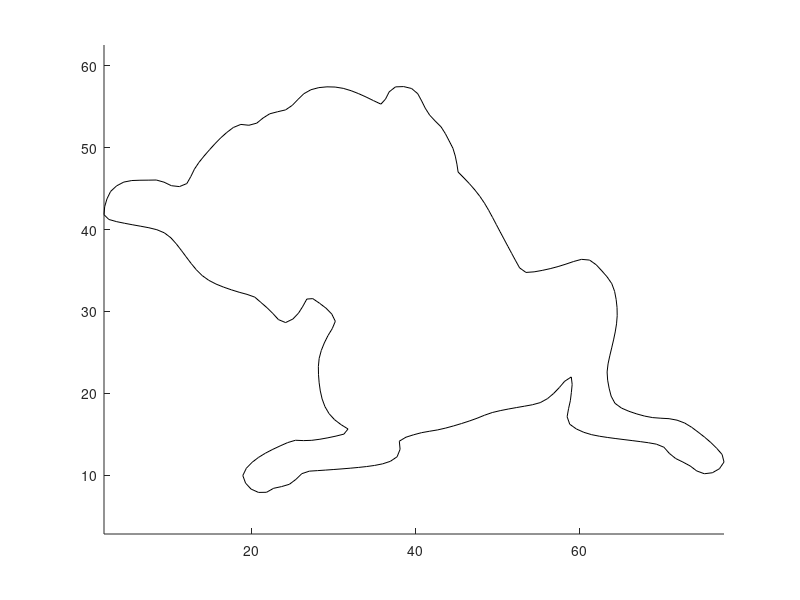

This figure's MATLAB source: (Note: this script raises an error after producing the figure.)
%% QUESTION 04
clear all

BODY = [2.543506267119428,41.23036634519274,0;
3.505001330331024,40.96037259025406,0;
4.484769819333549,40.76033189406336,0;
5.467489102332629,40.57526979844943,0;
6.452046679913503,40.40020933155859,0;
7.435110884816472,40.21710416748068,0;
8.406099958422448,39.97957932844722,0;
9.327198107799587,39.59548930371594,0;
10.12059162226351,38.99140744979458,0;
10.78632087205836,38.24601743668851,0;
11.39801742125075,37.45499076140063,0;
11.99515907557513,36.65285592673028,0;
12.5977350324946,35.85481915535448,0;
13.2337287482448,35.0833603789668,0;
13.94263371980656,34.37918157946489,0;
14.75301772340637,33.79522278312976,0;
15.64068457624817,33.33609977376522,0;
16.56746788755174,32.96100005012137,0;
17.51244689854905,32.63405883513509,0;
18.46725111156536,32.33694586354024,0;
19.43267781368946,32.07664199900496,0;
20.37072923964879,31.74344247819864,0;
21.12551539912118,31.09028837252118,0;
21.88069095425595,30.43498074137882,0;
22.59184144258519,29.73258118185193,0;
23.26568686028661,28.99373956269921,0;
24.1365108504151,28.63229857702219,0;
25.03092668460098,29.0669737632969,0;
25.71768358751771,29.78556450955644,0;
26.25189928056743,30.63079296532071,0;
26.73084140283427,31.50493130658704,0;
27.46095553718361,31.557776219753,0;
28.28692820392864,30.99407766659587,0;
29.08152369269427,30.38771952739657,0;
29.78016134754844,29.67416397775677,0;
30.21502239433801,28.78680581037128,0;
29.84054891278451,27.89586492898793,0;
29.31869496646422,27.04347499632424,0;
28.87205290528066,26.14900035036731,0;
28.49834020288355,25.22184954427841,0;
28.23975224429301,24.25689352301292,0;
28.14199868124274,23.26266873980988,0;
28.15871488793965,22.26306388715687,0;
28.23881426080157,21.26641083235956,0;
28.3788792921064,20.27645697886094,0;
28.60085918922847,19.30187532529953,0;
28.94605492628783,18.36437210084348,0;
29.44986637539868,17.50249428956151,0;
30.12222514693685,16.76462137718999,0;
30.91620671448837,16.15839556030084,0;
31.7654961532622,15.63278255394953,0;
31.26339474123614,15.00379013714362,0;
30.29338423441973,14.76142854583452,0;
29.31495207239392,14.55500375410917,0;
28.3308818860521,14.37748569349346,0;
27.33982410231586,14.24526865496998,0;
26.34126677697724,14.21092976269303,0;
25.34269271521577,14.25249311226357,0;
24.38953310221145,13.96786593082012,0;
23.47486655600646,13.56367958706252,0;
22.56912429793628,13.13994459742305,0;
21.68126917859345,12.6800601393885,0;
20.828884594485,12.15782999509887,0;
20.03581423193486,11.54965199680359,0;
19.34212906871318,10.83153887465677,0;
18.91043207762415,9.941833311167466,0;
19.24899213500644,9.014003222016335,0;
19.91864636890173,8.29062466264738,0;
20.826143515125,7.879740627282268,0;
21.80921604948545,7.896597501707923,0;
22.68025342599792,8.384673845264954,0;
23.64941206285401,8.59270171712445,0;
24.60199175180253,8.873632540962715,0;
25.39987061535698,9.472814307988545,0;
26.11720695127852,10.16935755100843,0;
27.04213736737853,10.47890487172818,0;
28.0400283083539,10.54372180993199,0;
29.03781041324805,10.61025191424288,0;
30.03527867141725,10.68136610216165,0;
31.03238509931794,10.75737184786438,0;
32.02901721043683,10.83935381275158,0;
33.02479519911459,10.93108121430718,0;
34.01892239255656,11.03912628224862,0;
35.00945866062924,11.17590478664319,0;
35.99001206900322,11.37075269265746,0;
36.93969718582505,11.68013639934251,0;
37.76230556692762,12.23490132957773,0;
38.12655415145433,13.14769933021405,0;
38.03419248596964,14.13946225021723,0;
38.8375052218866,14.62442674964963,0;
39.79074907479704,14.92641651187394,0;
40.75733530105644,15.18210673812746,0;
41.74180112296363,15.35611563045337,0;
42.72798192473424,15.52110977354515,0;
43.70259366330539,15.74441998516818,0;
44.66728659778901,16.00766683145818,0;
45.62540104777136,16.29398950478881,0;
46.57710982380092,16.60091848263425,0;
47.51878897551089,16.9372046433748,0;
48.44525459731982,17.31350137857366,0;
49.38969927537831,17.64043160854279,0;
50.3620894196401,17.87301844281375,0;
51.34316874012095,18.06651391936117,0;
52.327357447662,18.24361298497285,0;
53.31279367635182,18.41365148287062,0;
54.2967980661113,18.59159427045961,0;
55.26042914992775,18.85442080465927,0;
56.1338322981707,19.33533417765096,0;
56.89795480321592,19.97920538790022,0;
57.58962363191226,20.70101240416076,0;
58.23746165757018,21.46274802818091,0;
59.04488047895187,21.98840945110273,0;
59.15126645638622,21.07283746219244,0;
59.05221094745441,20.077765340633,0;
58.92955727433168,19.08547355591098,0;
58.71038460251099,18.11023298374808,0;
58.53482295941371,17.12793710020313,0;
58.85524392823562,16.21113100785047,0;
59.66573847223754,15.63247479530026,0;
60.57703663637104,15.22256051377813,0;
61.53387268291608,14.93434458275021,0;
62.5147436111312,14.74059225549846,0;
63.50337387990176,14.59045359755714,0;
64.49465608207886,14.45873395251405,0;
65.48688743937146,14.3343306796132,0;
66.47939077263715,14.2120960138174,0;
67.47159240780407,14.0874768558989,0;
68.46232001104474,13.95173092054585,0;
69.44642145905969,13.77545209190416,0;
70.3644975862065,13.40035375417222,0;
71.02222975904259,12.65008172330863,0;
71.79747765735814,12.02217799369966,0;
72.69372090910714,11.58191944419164,0;
73.57301192117556,11.11174901576142,0;
74.3684821095862,10.50650382273963,0;
75.29786585028471,10.16147100669306,0;
76.28132787624988,10.28243921579941,0;
77.14520014357768,10.77448303832277,0;
77.70349832086785,11.59218339417445,0;
77.47394645332228,12.51342906706262,0;
76.81581146053094,13.26565632788102,0;
76.10436390295159,13.96814439457237,0;
75.34669413009966,14.62049211020447,0;
74.55811096337823,15.23535985947415,0;
73.75778413306156,15.83488334683309,0;
72.9054968987801,16.35550928465594,0;
71.97099383937459,16.70770680470157,0;
70.98920309038218,16.89055381041962,0;
69.99092733201495,16.94636076797168,0;
68.99406578056401,17.02076066789365,0;
68.01161441818923,17.20465862463607,0;
67.04741863320209,17.46926933998848,0;
66.09987204600603,17.78843020685009,0;
65.1815089014376,18.18275221428614,0;
64.37945904057969,18.77006287800245,0;
63.91132040407926,19.64592862059771,0;
63.66469183361376,20.61440124723984,0;
63.48584571529366,21.59818864932259,0;
63.42012933255726,22.59465437779527,0;
63.53674614297378,23.58684352858585,0;
63.74659250578074,24.56447572091351,0;
63.98024937938356,25.53679333783343,0;
64.20825456427289,26.51044139752958,0;
64.41267941237256,27.4892783200338,0;
64.57279638522594,28.47622797553593,0;
64.65385903722515,29.47253588548995,0;
64.63466628794198,30.4719357077156,0;
64.52450397963536,31.46559259087918,0;
64.33669938451716,32.44735807596071,0;
63.99455654190241,33.38463412298172,0;
63.42906970512401,34.20696828258125,0;
62.77053706206274,34.95947836843183,0;
62.09092192523506,35.69274776453973,0;
61.2810508110286,36.26785999694329,0;
60.29738715702494,36.35717876925585,0;
59.33337852747263,36.09538479522454,0;
58.38628257841467,35.77444145653314,0;
57.43211366186051,35.47538934264748,0;
56.46525090188329,35.22045135714443,0;
55.4886988791966,35.00542824852091,0;
54.50426230633246,34.83024483213783,0;
53.5090005471445,34.75827847314901,0;
52.73194355699898,35.31177083175925,0;
52.24618492515887,36.18573370475817,0;
51.77143738870196,37.06585530656144,0;
51.29790350579944,37.94663129434599,0;
50.82613684575809,38.82835690216653,0;
50.35718961554385,39.71158194848972,0;
49.89041969063648,40.59595930264757,0;
49.42293532593166,41.4799596272079,0;
48.94664652024766,42.35922444353545,0;
48.43831555875865,43.22026258371349,0;
47.87842857975738,44.04857816446143,0;
47.26285151807606,44.83646486872176,0;
46.60715527486004,45.59137317653792,0;
45.91660590681919,46.31449621928145,0;
45.21655876127984,47.0257293870356,0;
45.07020342566688,47.99290352865374,0;
44.87187974492432,48.97020117858755,0;
44.58345006319722,49.92669813822712,0;
44.12838857818289,50.81641478039212,0;
43.66654889498329,51.70319134093715,0;
43.13228806066311,52.5450854959721,0;
42.42283192984468,53.24905413293906,0;
41.74083494136197,53.97908033776245,0;
41.20437198286998,54.82160639973411,0;
40.76047027960998,55.71754795187634,0;
40.28538852628758,56.59622370655031,0;
39.53089608861174,57.23268483490299,0;
38.56303791841166,57.4651969604225,0;
37.56778046893343,57.43036750757696,0;
36.79540542927762,56.82075095575159,0;
36.34489883438097,55.93330162371539,0;
35.78293364170443,55.32093049127683,0;
34.87978061091007,55.74921103298601,0;
33.98131238692412,56.18819112873082,0;
33.06920462327385,56.59798969695603,0;
32.13844462001823,56.96320643370968,0;
31.18077714381345,57.2492701541225,0;
30.19436343430249,57.40831580307018,0;
29.19531048455093,57.4346645637603,0;
28.20059265050627,57.33932789441722,0;
27.23621434137215,57.08174860065122,0;
26.36783802791475,56.59286080042386,0;
25.64987763109496,55.89864110957992,0;
24.95966345889835,55.17561413934483,0;
24.13602114090729,54.61781222129211,0;
23.16394349311286,54.3913204639569,0;
22.19698756338138,54.13952244396702,0;
21.36887600360416,53.61429122850222,0;
20.6192100648797,52.99961928052301,0;
19.65520196571883,52.74004065507634,0;
18.66865364139102,52.84316510072851,0;
17.75597753906352,52.46885745671838,0;
16.95915531015216,51.86517233371063,0;
16.21316845515115,51.19958214332259,0;
15.51342547625701,50.48534346784128,0;
14.84150737158553,49.74476148306691,0;
14.18621247789324,48.98941139026429,0;
13.55885221944972,48.21083550818588,0;
13.00172963732733,47.38127001393529,0;
12.56487296749079,46.48238266254002,0;
12.07342035717988,45.61770491375928,0;
11.16942578558713,45.24585859908828,0;
10.18019148419818,45.35596328884627,0;
9.283694312580305,45.78641932284126,0;
8.343064278681952,46.04993003028108,0;
7.34322096779179,46.03311371297458,0;
6.343273387281662,46.02304209949481,0;
5.344113461747472,45.986169315162,0;
4.365551984051585,45.79698291077558,0;
3.483068340382939,45.33084678082609,0;
2.756666513282977,44.65254122670491,0;
2.316784800311874,43.75778000656963,0;
2.03461038905123,42.79894883137211,0;
1.951328752051867,41.81167629057799,0;
2.543506267119428,41.23036634519274,0];
BODY = (flip(BODY(:,1:2)))';

%% CONSTANTS
global q;       % source strengths indexed by plate clockwise
global pt;      % list of (x,y) cooreds for points that make up the body
global Uinf;    % horizontal component of ambient flow velocity
global Vinf;    % verticle component of ambient flow velocity
global Xmj;     % X coords for mid point of planels
global Ymj;     % Y coords for mid point of planels
global S;       % length of panels indexed by plate clockwise
global a;       % in {local} start of panel
global b;       % in {local} end of panel

%% Establish axis handles
figure('Name','Streamlines','NumberTitle','off');
stream_lines = axes;
hold(stream_lines,'on');
axis(stream_lines,'equal')

%% BUILD POINTS FOR PANELS
N = size(BODY,2)-1;  % number of point
pt = BODY((1:2),:);
plot(stream_lines, pt(1,:),pt(2,:),'k');

%% SET UP CONSTANTS
Uinf = 10;   % background flow velocity 
Vinf = 0;

for z = 1 : N
    Xmj(z) = (pt(1,z+1) - pt(1,z))/2 + pt(1,z); % centre points
    Ymj(z) = (pt(2,z+1) - pt(2,z))/2 + pt(2,z); % centre points
    S(z) = sqrt( (pt(1,z+1) - pt(1,z))^2 + (pt(2,z+1) - pt(2,z))^2 ); % length of each panel
end

a = -S./2;
b = S./2;

%% GET THE COEFICIENTS FOR NORMAL VELOCITY INDUCED BY PLATE
v = zeros(N,N);
u = zeros(N,N);
V = zeros(1,N);
U = zeros(1,N);

for i = 1 : N
    for j = 1 : N        
        % hard code trigger to catch plates self inducing velocity
        if i == j
            v(i,j) = 0.5;
        else
            Xi = [pt(1,i) pt(1,i+1)];
            Yi = [pt(2,i) pt(2,i+1)];
            Xj = [pt(1,j) pt(1,j+1)];
            Yj = [pt(2,j) pt(2,j+1)];
            [v(i,j),u(i,j), V(i), U(i)] = GET_induced_norm_coeff(Xi,Yi,Xj,Yj,Uinf);            
            % v(i,j) the normal velocity induced by plate j at plate i
            % u(i,j) the tangential velocity induced by plate j at plate i
            % V the normal velcoity from the background flow at plate i
            % U the tangential component of the background flow at plat i
        end       
    end
end

q = (v\(V)')'; % 1 by 8 vector of plate sources strengths to create solid boundary

%% BUILD STREAMLINES 
dt = .1;
t0 = 0;
tf = 25;
tick = 1;

end_y =  max(pt(2,:)) + 0.5*(max(pt(2,:))-min(pt(2,:)));
start_y = min(pt(2,:)) - 0.5*(max(pt(2,:))-min(pt(2,:)));
step_y = (end_y - start_y)/25; % keep odd to skip stagnation
xp = min(pt(1,:)) - 0.5*(max(pt(1,:))-min(pt(1,:)));

for yp = start_y : step_y : end_y 
    
    XY = RK_4_2vars(dt,t0,tf,xp,yp);
    x_pos(tick,:) = XY(1,:); % x_positions along stream lines
    y_pos(tick,:) = XY(2,:); % y positions along stream lines
    dx(tick,:) = XY(3,:);    % corresponding velocity in the dx/dt = u direction
    dy(tick,:) = XY(4,:);    % and dy/dt = v direction
    tick = tick + 1;
        
end


[hC hC] = contourf(stream_lines,x_pos,y_pos,sqrt(dx.^2+dy.^2),100); 
%** note velocity info is taken directly from streamlines **%
set(hC,'LineStyle','none');
shading(stream_lines,'flat')
colormap(stream_lines,'spring'); % make it different to the fig in the notes...

for line = 1 : size(x_pos,1)
    plot(stream_lines,x_pos(line,:),y_pos(line,:),'k')
end
fill(stream_lines, pt(1,:),pt(2,:),'c'); % really different...

xlabel(stream_lines,'x')
ylabel(stream_lines,'y')
x_min = min(pt(1,:)) - 0.4*(max(pt(1,:))-min(pt(1,:)));
x_max = max(pt(1,:)) + 0.4*(max(pt(1,:))-min(pt(1,:)));
y_min = min(pt(2,:)) - 0.4*(max(pt(2,:))-min(pt(2,:)));
y_max = max(pt(2,:)) + 0.4*(max(pt(2,:))-min(pt(2,:)));
axis(stream_lines,[x_min x_max y_min y_max])
daspect(stream_lines,[1 1 1])

